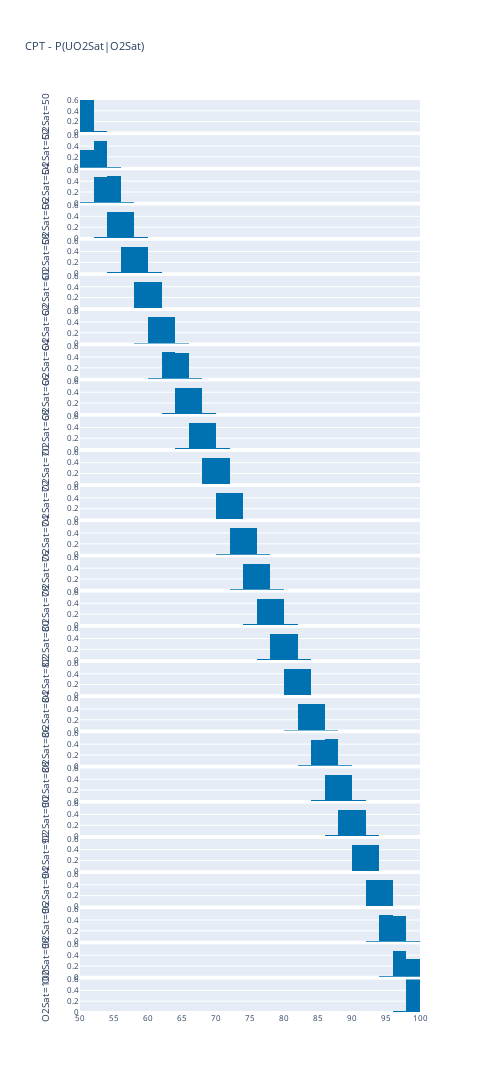

Notebook cell for this chart:
### Code cell
from plotly.subplots import make_subplots
import src.models.helpers as mh

def plot_2d_cpt(cpt, cVar, pVar, height=2500, vspace=0.003, invert=False):
    """
    CPT represents P(cVar | pVar)
    The probability distribution of the child variable conditionned on the parent variable
    """
    if invert:
        cpt = cpt.T
        vartmp = cVar
        cVar = pVar
        pVar = vartmp

    plot_bins = range(pVar.card)
    title = f"CPT - P({cVar.get_abbr()}|{pVar.get_abbr()})"

    fig = make_subplots(rows=len(plot_bins), cols=1, shared_xaxes=True, vertical_spacing=vspace)

    for i, idx in enumerate(plot_bins):
        p = cpt[:, idx]
        ih.plot_histogram(fig, cVar, p, cVar.a, cVar.b, i+1, 1, colour='#0072b2', annot=False)
        fig.update_yaxes(title_text=f"{pVar.get_abbr()}={pVar.midbins[idx]:2g}", row=i + 1, col=1, range=[0, 0.6])

    fig.update_layout(
        title=title,
        width=500,
        height=height,
        showlegend=False,
        font=dict(size=8),
    )
    fig.show()
    # fig.write_image(
    #     dh.get_path_to_main()
    #     + f"PlotsBreathe/AR_modelling/{title}.pdf"
    # )

plot_2d_cpt(O2Sat.cpt, O2Sat, UO2Sat, height=2000, invert=True)

### Figure 1 — Plotly figure (JSON) as saved in the notebook; plotly's stock layout.template omitted (floating-point values rounded to 4 significant figures)
{"data": [{"histfunc": "sum", "marker": {"color": "#0072b2"}, "type": "histogram", "x": [50, 52, 54, 56, 58, 60, 62, 64, 66, 68, 70, 72, 74, 76, 78, 80, 82, 84, 86, 88, 90, 92, 94, 96, 98], "xaxis": "x", "xbins": {"end": 100, "size": 2, "start": 50}, "y": [0.6568, 0.0237, 0.0001014, 0, 0, 0, 0, 0, 0, 0, 0, 0, 0, 0, 0, 0, 0, 0, 0, 0, 0, 0, 0, 0, 0], "yaxis": "y"}, {"histfunc": "sum", "marker": {"color": "#0072b2"}, "type": "histogram", "x": [50, 52, 54, 56, 58, 60, 62, 64, 66, 68, 70, 72, 74, 76, 78, 80, 82, 84, 86, 88, 90, 92, 94, 96, 98], "xaxis": "x2", "xbins": {"end": 100, "size": 2, "start": 50}, "y": [0.3327, 0.4866, 0.01416, 0, 0, 0, 0, 0, 0, 0, 0, 0, 0, 0, 0, 0, 0, 0, 0, 0, 0, 0, 0, 0, 0], "yaxis": "y2"}, {"histfunc": "sum", "marker": {"color": "#0072b2"}, "type": "histogram", "x": [50, 52, 54, 56, 58, 60, 62, 64, 66, 68, 70, 72, 74, 76, 78, 80, 82, 84, 86, 88, 90, 92, 94, 96, 98], "xaxis": "x3", "xbins": {"end": 100, "size": 2, "start": 50}, "y": [0.01039, 0.4761, 0.4899, 0.01345, 0, 0, 0, 0, 0, 0, 0, 0, 0, 0, 0, 0, 0, 0, 0, 0, 0, 0, 0, 0, 0], "yaxis": "y3"}, {"histfunc": "sum", "marker": {"color": "#0072b2"}, "type": "histogram", "x": [50, 52, 54, 56, 58, 60, 62, 64, 66, 68, 70, 72, 74, 76, 78, 80, 82, 84, 86, 88, 90, 92, 94, 96, 98], "xaxis": "x4", "xbins": {"end": 100, "size": 2, "start": 50}, "y": [3.383e-05, 0.01359, 0.4809, 0.4877, 0.01452, 0, 0, 0, 0, 0, 0, 0, 0, 0, 0, 0, 0, 0, 0, 0, 0, 0, 0, 0, 0], "yaxis": "y4"}, {"histfunc": "sum", "marker": {"color": "#0072b2"}, "type": "histogram", "x": [50, 52, 54, 56, 58, 60, 62, 64, 66, 68, 70, 72, 74, 76, 78, 80, 82, 84, 86, 88, 90, 92, 94, 96, 98], "xaxis": "x5", "xbins": {"end": 100, "size": 2, "start": 50}, "y": [0, 0, 0.01495, 0.486, 0.4831, 0.01484, 0, 0, 0, 0, 0, 0, 0, 0, 0, 0, 0, 0, 0, 0, 0, 0, 0, 0, 0], "yaxis": "y5"}, {"histfunc": "sum", "marker": {"color": "#0072b2"}, "type": "histogram", "x": [50, 52, 54, 56, 58, 60, 62, 64, 66, 68, 70, 72, 74, 76, 78, 80, 82, 84, 86, 88, 90, 92, 94, 96, 98], "xaxis": "x6", "xbins": {"end": 100, "size": 2, "start": 50}, "y": [0, 0, 0, 0.01286, 0.4896, 0.4838, 0.01469, 0, 0, 0, 0, 0, 0, 0, 0, 0, 0, 0, 0, 0, 0, 0, 0, 0, 0], "yaxis": "y6"}, {"histfunc": "sum", "marker": {"color": "#0072b2"}, "type": "histogram", "x": [50, 52, 54, 56, 58, 60, 62, 64, 66, 68, 70, 72, 74, 76, 78, 80, 82, 84, 86, 88, 90, 92, 94, 96, 98], "xaxis": "x7", "xbins": {"end": 100, "size": 2, "start": 50}, "y": [0, 0, 0, 0, 0.01284, 0.4871, 0.4858, 0.01375, 0, 0, 0, 0, 0, 0, 0, 0, 0, 0, 0, 0, 0, 0, 0, 0, 0], "yaxis": "y7"}, {"histfunc": "sum", "marker": {"color": "#0072b2"}, "type": "histogram", "x": [50, 52, 54, 56, 58, 60, 62, 64, 66, 68, 70, 72, 74, 76, 78, 80, 82, 84, 86, 88, 90, 92, 94, 96, 98], "xaxis": "x8", "xbins": {"end": 100, "size": 2, "start": 50}, "y": [0, 0, 0, 0, 0, 0.01422, 0.4859, 0.4847, 0.01344, 0, 0, 0, 0, 0, 0, 0, 0, 0, 0, 0, 0, 0, 0, 0, 0], "yaxis": "y8"}, {"histfunc": "sum", "marker": {"color": "#0072b2"}, "type": "histogram", "x": [50, 52, 54, 56, 58, 60, 62, 64, 66, 68, 70, 72, 74, 76, 78, 80, 82, 84, 86, 88, 90, 92, 94, 96, 98], "xaxis": "x9", "xbins": {"end": 100, "size": 2, "start": 50}, "y": [0, 0, 0, 0, 0, 0, 0.01367, 0.4864, 0.4852, 0.01315, 0, 0, 0, 0, 0, 0, 0, 0, 0, 0, 0, 0, 0, 0, 0], "yaxis": "y9"}, {"histfunc": "sum", "marker": {"color": "#0072b2"}, "type": "histogram", "x": [50, 52, 54, 56, 58, 60, 62, 64, 66, 68, 70, 72, 74, 76, 78, 80, 82, 84, 86, 88, 90, 92, 94, 96, 98], "xaxis": "x10", "xbins": {"end": 100, "size": 2, "start": 50}, "y": [0, 0, 0, 0, 0, 0, 0, 0.01516, 0.4887, 0.4896, 0.01294, 0, 0, 0, 0, 0, 0, 0, 0, 0, 0, 0, 0, 0, 0], "yaxis": "y10"}, {"histfunc": "sum", "marker": {"color": "#0072b2"}, "type": "histogram", "x": [50, 52, 54, 56, 58, 60, 62, 64, 66, 68, 70, 72, 74, 76, 78, 80, 82, 84, 86, 88, 90, 92, 94, 96, 98], "xaxis": "x11", "xbins": {"end": 100, "size": 2, "start": 50}, "y": [0, 0, 0, 0, 0, 0, 0, 0, 0.0127, 0.4839, 0.4923, 0.01262, 0, 0, 0, 0, 0, 0, 0, 0, 0, 0, 0, 0, 0], "yaxis": "y11"}, {"histfunc": "sum", "marker": {"color": "#0072b2"}, "type": "histogram", "x": [50, 52, 54, 56, 58, 60, 62, 64, 66, 68, 70, 72, 74, 76, 78, 80, 82, 84, 86, 88, 90, 92, 94, 96, 98], "xaxis": "x12", "xbins": {"end": 100, "size": 2, "start": 50}, "y": [0, 0, 0, 0, 0, 0, 0, 0, 0, 0.01328, 0.4805, 0.487, 0.01525, 0, 0, 0, 0, 0, 0, 0, 0, 0, 0, 0, 0], "yaxis": "y12"}, {"histfunc": "sum", "marker": {"color": "#0072b2"}, "type": "histogram", "x": [50, 52, 54, 56, 58, 60, 62, 64, 66, 68, 70, 72, 74, 76, 78, 80, 82, 84, 86, 88, 90, 92, 94, 96, 98], "xaxis": "x13", "xbins": {"end": 100, "size": 2, "start": 50}, "y": [0, 0, 0, 0, 0, 0, 0, 0, 0, 0, 0.01432, 0.4871, 0.4852, 0.01275, 0, 0, 0, 0, 0, 0, 0, 0, 0, 0, 0], "yaxis": "y13"}, {"histfunc": "sum", "marker": {"color": "#0072b2"}, "type": "histogram", "x": [50, 52, 54, 56, 58, 60, 62, 64, 66, 68, 70, 72, 74, 76, 78, 80, 82, 84, 86, 88, 90, 92, 94, 96, 98], "xaxis": "x14", "xbins": {"end": 100, "size": 2, "start": 50}, "y": [0, 0, 0, 0, 0, 0, 0, 0, 0, 0, 0, 0.01333, 0.486, 0.4851, 0.01316, 0, 0, 0, 0, 0, 0, 0, 0, 0, 0], "yaxis": "y14"}, {"histfunc": "sum", "marker": {"color": "#0072b2"}, "type": "histogram", "x": [50, 52, 54, 56, 58, 60, 62, 64, 66, 68, 70, 72, 74, 76, 78, 80, 82, 84, 86, 88, 90, 92, 94, 96, 98], "xaxis": "x15", "xbins": {"end": 100, "size": 2, "start": 50}, "y": [0, 0, 0, 0, 0, 0, 0, 0, 0, 0, 0, 0, 0.01352, 0.4887, 0.4831, 0.01192, 0, 0, 0, 0, 0, 0, 0, 0, 0], "yaxis": "y15"}, {"histfunc": "sum", "marker": {"color": "#0072b2"}, "type": "histogram", "x": [50, 52, 54, 56, 58, 60, 62, 64, 66, 68, 70, 72, 74, 76, 78, 80, 82, 84, 86, 88, 90, 92, 94, 96, 98], "xaxis": "x16", "xbins": {"end": 100, "size": 2, "start": 50}, "y": [0, 0, 0, 0, 0, 0, 0, 0, 0, 0, 0, 0, 0, 0.01347, 0.4895, 0.4858, 0.0131, 0, 0, 0, 0, 0, 0, 0, 0], "yaxis": "y16"}, {"histfunc": "sum", "marker": {"color": "#0072b2"}, "type": "histogram", "x": [50, 52, 54, 56, 58, 60, 62, 64, 66, 68, 70, 72, 74, 76, 78, 80, 82, 84, 86, 88, 90, 92, 94, 96, 98], "xaxis": "x17", "xbins": {"end": 100, "size": 2, "start": 50}, "y": [0, 0, 0, 0, 0, 0, 0, 0, 0, 0, 0, 0, 0, 0, 0.01432, 0.4901, 0.4872, 0.0136, 0, 0, 0, 0, 0, 0, 0], "yaxis": "y17"}, {"histfunc": "sum", "marker": {"color": "#0072b2"}, "type": "histogram", "x": [50, 52, 54, 56, 58, 60, 62, 64, 66, 68, 70, 72, 74, 76, 78, 80, 82, 84, 86, 88, 90, 92, 94, 96, 98], "xaxis": "x18", "xbins": {"end": 100, "size": 2, "start": 50}, "y": [0, 0, 0, 0, 0, 0, 0, 0, 0, 0, 0, 0, 0, 0, 0, 0.01217, 0.486, 0.4896, 0.01509, 0, 0, 0, 0, 0, 0], "yaxis": "y18"}, {"histfunc": "sum", "marker": {"color": "#0072b2"}, "type": "histogram", "x": [50, 52, 54, 56, 58, 60, 62, 64, 66, 68, 70, 72, 74, 76, 78, 80, 82, 84, 86, 88, 90, 92, 94, 96, 98], "xaxis": "x19", "xbins": {"end": 100, "size": 2, "start": 50}, "y": [0, 0, 0, 0, 0, 0, 0, 0, 0, 0, 0, 0, 0, 0, 0, 0, 0.01368, 0.4838, 0.4875, 0.01339, 0, 0, 0, 0, 0], "yaxis": "y19"}, {"histfunc": "sum", "marker": {"color": "#0072b2"}, "type": "histogram", "x": [50, 52, 54, 56, 58, 60, 62, 64, 66, 68, 70, 72, 74, 76, 78, 80, 82, 84, 86, 88, 90, 92, 94, 96, 98], "xaxis": "x20", "xbins": {"end": 100, "size": 2, "start": 50}, "y": [0, 0, 0, 0, 0, 0, 0, 0, 0, 0, 0, 0, 0, 0, 0, 0, 0, 0.01301, 0.4842, 0.4855, 0.01476, 0, 0, 0, 0], "yaxis": "y20"}, {"histfunc": "sum", "marker": {"color": "#0072b2"}, "type": "histogram", "x": [50, 52, 54, 56, 58, 60, 62, 64, 66, 68, 70, 72, 74, 76, 78, 80, 82, 84, 86, 88, 90, 92, 94, 96, 98], "xaxis": "x21", "xbins": {"end": 100, "size": 2, "start": 50}, "y": [0, 0, 0, 0, 0, 0, 0, 0, 0, 0, 0, 0, 0, 0, 0, 0, 0, 0, 0.01319, 0.4875, 0.4825, 0.0145, 4.96e-05, 0, 0], "yaxis": "y21"}, {"histfunc": "sum", "marker": {"color": "#0072b2"}, "type": "histogram", "x": [50, 52, 54, 56, 58, 60, 62, 64, 66, 68, 70, 72, 74, 76, 78, 80, 82, 84, 86, 88, 90, 92, 94, 96, 98], "xaxis": "x22", "xbins": {"end": 100, "size": 2, "start": 50}, "y": [0, 0, 0, 0, 0, 0, 0, 0, 0, 0, 0, 0, 0, 0, 0, 0, 0, 0, 0, 0.01366, 0.4886, 0.4838, 0.01422, 0, 0], "yaxis": "y22"}, {"histfunc": "sum", "marker": {"color": "#0072b2"}, "type": "histogram", "x": [50, 52, 54, 56, 58, 60, 62, 64, 66, 68, 70, 72, 74, 76, 78, 80, 82, 84, 86, 88, 90, 92, 94, 96, 98], "xaxis": "x23", "xbins": {"end": 100, "size": 2, "start": 50}, "y": [0, 0, 0, 0, 0, 0, 0, 0, 0, 0, 0, 0, 0, 0, 0, 0, 0, 0, 0, 0, 0.01414, 0.4885, 0.487, 0.01382, 0], "yaxis": "y23"}, {"histfunc": "sum", "marker": {"color": "#0072b2"}, "type": "histogram", "x": [50, 52, 54, 56, 58, 60, 62, 64, 66, 68, 70, 72, 74, 76, 78, 80, 82, 84, 86, 88, 90, 92, 94, 96, 98], "xaxis": "x24", "xbins": {"end": 100, "size": 2, "start": 50}, "y": [0, 0, 0, 0, 0, 0, 0, 0, 0, 0, 0, 0, 0, 0, 0, 0, 0, 0, 0, 0, 0, 0.01317, 0.4848, 0.4785, 0.009677], "yaxis": "y24"}, {"histfunc": "sum", "marker": {"color": "#0072b2"}, "type": "histogram", "x": [50, 52, 54, 56, 58, 60, 62, 64, 66, 68, 70, 72, 74, 76, 78, 80, 82, 84, 86, 88, 90, 92, 94, 96, 98], "xaxis": "x25", "xbins": {"end": 100, "size": 2, "start": 50}, "y": [0, 0, 0, 0, 0, 0, 0, 0, 0, 0, 0, 0, 0, 0, 0, 0, 0, 0, 0, 0, 0, 0, 0.01385, 0.4803, 0.3345], "yaxis": "y25"}, {"histfunc": "sum", "marker": {"color": "#0072b2"}, "type": "histogram", "x": [50, 52, 54, 56, 58, 60, 62, 64, 66, 68, 70, 72, 74, 76, 78, 80, 82, 84, 86, 88, 90, 92, 94, 96, 98], "xaxis": "x26", "xbins": {"end": 100, "size": 2, "start": 50}, "y": [0, 0, 0, 0, 0, 0, 0, 0, 0, 0, 0, 0, 0, 0, 0, 0, 0, 0, 0, 0, 0, 0, 9.978e-05, 0.0274, 0.6559], "yaxis": "y26"}], "layout": {"font": {"size": 8}, "height": 2000, "showlegend": false, "title": {"text": "CPT - P(UO2Sat|O2Sat)"}, "width": 500, "xaxis": {"anchor": "y", "domain": [0, 1], "matches": "x26", "nticks": 20, "range": [50, 100], "showticklabels": false, "title": {}}, "xaxis10": {"anchor": "y10", "domain": [0, 1], "matches": "x26", "nticks": 20, "range": [50, 100], "showticklabels": false, "title": {}}, "xaxis11": {"anchor": "y11", "domain": [0, 1], "matches": "x26", "nticks": 20, "range": [50, 100], "showticklabels": false, "title": {}}, "xaxis12": {"anchor": "y12", "domain": [0, 1], "matches": "x26", "nticks": 20, "range": [50, 100], "showticklabels": false, "title": {}}, "xaxis13": {"anchor": "y13", "domain": [0, 1], "matches": "x26", "nticks": 20, "range": [50, 100], "showticklabels": false, "title": {}}, "xaxis14": {"anchor": "y14", "domain": [0, 1], "matches": "x26", "nticks": 20, "range": [50, 100], "showticklabels": false, "title": {}}, "xaxis15": {"anchor": "y15", "domain": [0, 1], "matches": "x26", "nticks": 20, "range": [50, 100], "showticklabels": false, "title": {}}, "xaxis16": {"anchor": "y16", "domain": [0, 1], "matches": "x26", "nticks": 20, "range": [50, 100], "showticklabels": false, "title": {}}, "xaxis17": {"anchor": "y17", "domain": [0, 1], "matches": "x26", "nticks": 20, "range": [50, 100], "showticklabels": false, "title": {}}, "xaxis18": {"anchor": "y18", "domain": [0, 1], "matches": "x26", "nticks": 20, "range": [50, 100], "showticklabels": false, "title": {}}, "xaxis19": {"anchor": "y19", "domain": [0, 1], "matches": "x26", "nticks": 20, "range": [50, 100], "showticklabels": false, "title": {}}, "xaxis2": {"anchor": "y2", "domain": [0, 1], "matches": "x26", "nticks": 20, "range": [50, 100], "showticklabels": false, "title": {}}, "xaxis20": {"anchor": "y20", "domain": [0, 1], "matches": "x26", "nticks": 20, "range": [50, 100], "showticklabels": false, "title": {}}, "xaxis21": {"anchor": "y21", "domain": [0, 1], "matches": "x26", "nticks": 20, "range": [50, 100], "showticklabels": false, "title": {}}, "xaxis22": {"anchor": "y22", "domain": [0, 1], "matches": "x26", "nticks": 20, "range": [50, 100], "showticklabels": false, "title": {}}, "xaxis23": {"anchor": "y23", "domain": [0, 1], "matches": "x26", "nticks": 20, "range": [50, 100], "showticklabels": false, "title": {}}, "xaxis24": {"anchor": "y24", "domain": [0, 1], "matches": "x26", "nticks": 20, "range": [50, 100], "showticklabels": false, "title": {}}, "xaxis25": {"anchor": "y25", "domain": [0, 1], "matches": "x26", "nticks": 20, "range": [50, 100], "showticklabels": false, "title": {}}, "xaxis26": {"anchor": "y26", "domain": [0, 1], "nticks": 20, "range": [50, 100], "title": {}}, "xaxis3": {"anchor": "y3", "domain": [0, 1], "matches": "x26", "nticks": 20, "range": [50, 100], "showticklabels": false, "title": {}}, "xaxis4": {"anchor": "y4", "domain": [0, 1], "matches": "x26", "nticks": 20, "range": [50, 100], "showticklabels": false, "title": {}}, "xaxis5": {"anchor": "y5", "domain": [0, 1], "matches": "x26", "nticks": 20, "range": [50, 100], "showticklabels": false, "title": {}}, "xaxis6": {"anchor": "y6", "domain": [0, 1], "matches": "x26", "nticks": 20, "range": [50, 100], "showticklabels": false, "title": {}}, "xaxis7": {"anchor": "y7", "domain": [0, 1], "matches": "x26", "nticks": 20, "range": [50, 100], "showticklabels": false, "title": {}}, "xaxis8": {"anchor": "y8", "domain": [0, 1], "matches": "x26", "nticks": 20, "range": [50, 100], "showticklabels": false, "title": {}}, "xaxis9": {"anchor": "y9", "domain": [0, 1], "matches": "x26", "nticks": 20, "range": [50, 100], "showticklabels": false, "title": {}}, "yaxis": {"anchor": "x", "domain": [0.9644, 1.0], "range": [0, 0.6], "title": {"text": "O2Sat=50"}}, "yaxis10": {"anchor": "x10", "domain": [0.6172, 0.6528], "range": [0, 0.6], "title": {"text": "O2Sat=68"}}, "yaxis11": {"anchor": "x11", "domain": [0.5787, 0.6142], "range": [0, 0.6], "title": {"text": "O2Sat=70"}}, "yaxis12": {"anchor": "x12", "domain": [0.5401, 0.5757], "range": [0, 0.6], "title": {"text": "O2Sat=72"}}, "yaxis13": {"anchor": "x13", "domain": [0.5015, 0.5371], "range": [0, 0.6], "title": {"text": "O2Sat=74"}}, "yaxis14": {"anchor": "x14", "domain": [0.4629, 0.4985], "range": [0, 0.6], "title": {"text": "O2Sat=76"}}, "yaxis15": {"anchor": "x15", "domain": [0.4243, 0.4599], "range": [0, 0.6], "title": {"text": "O2Sat=78"}}, "yaxis16": {"anchor": "x16", "domain": [0.3858, 0.4213], "range": [0, 0.6], "title": {"text": "O2Sat=80"}}, "yaxis17": {"anchor": "x17", "domain": [0.3472, 0.3828], "range": [0, 0.6], "title": {"text": "O2Sat=82"}}, "yaxis18": {"anchor": "x18", "domain": [0.3086, 0.3442], "range": [0, 0.6], "title": {"text": "O2Sat=84"}}, "yaxis19": {"anchor": "x19", "domain": [0.27, 0.3056], "range": [0, 0.6], "title": {"text": "O2Sat=86"}}, "yaxis2": {"anchor": "x2", "domain": [0.9258, 0.9614], "range": [0, 0.6], "title": {"text": "O2Sat=52"}}, "yaxis20": {"anchor": "x20", "domain": [0.2315, 0.267], "range": [0, 0.6], "title": {"text": "O2Sat=88"}}, "yaxis21": {"anchor": "x21", "domain": [0.1929, 0.2285], "range": [0, 0.6], "title": {"text": "O2Sat=90"}}, "yaxis22": {"anchor": "x22", "domain": [0.1543, 0.1899], "range": [0, 0.6], "title": {"text": "O2Sat=92"}}, "yaxis23": {"anchor": "x23", "domain": [0.1157, 0.1513], "range": [0, 0.6], "title": {"text": "O2Sat=94"}}, "yaxis24": {"anchor": "x24", "domain": [0.07715, 0.1127], "range": [0, 0.6], "title": {"text": "O2Sat=96"}}, "yaxis25": {"anchor": "x25", "domain": [0.03858, 0.07415], "range": [0, 0.6], "title": {"text": "O2Sat=98"}}, "yaxis26": {"anchor": "x26", "domain": [0, 0.03558], "range": [0, 0.6], "title": {"text": "O2Sat=100"}}, "yaxis3": {"anchor": "x3", "domain": [0.8873, 0.9228], "range": [0, 0.6], "title": {"text": "O2Sat=54"}}, "yaxis4": {"anchor": "x4", "domain": [0.8487, 0.8843], "range": [0, 0.6], "title": {"text": "O2Sat=56"}}, "yaxis5": {"anchor": "x5", "domain": [0.8101, 0.8457], "range": [0, 0.6], "title": {"text": "O2Sat=58"}}, "yaxis6": {"anchor": "x6", "domain": [0.7715, 0.8071], "range": [0, 0.6], "title": {"text": "O2Sat=60"}}, "yaxis7": {"anchor": "x7", "domain": [0.733, 0.7685], "range": [0, 0.6], "title": {"text": "O2Sat=62"}}, "yaxis8": {"anchor": "x8", "domain": [0.6944, 0.73], "range": [0, 0.6], "title": {"text": "O2Sat=64"}}, "yaxis9": {"anchor": "x9", "domain": [0.6558, 0.6914], "range": [0, 0.6], "title": {"text": "O2Sat=66"}}}}
